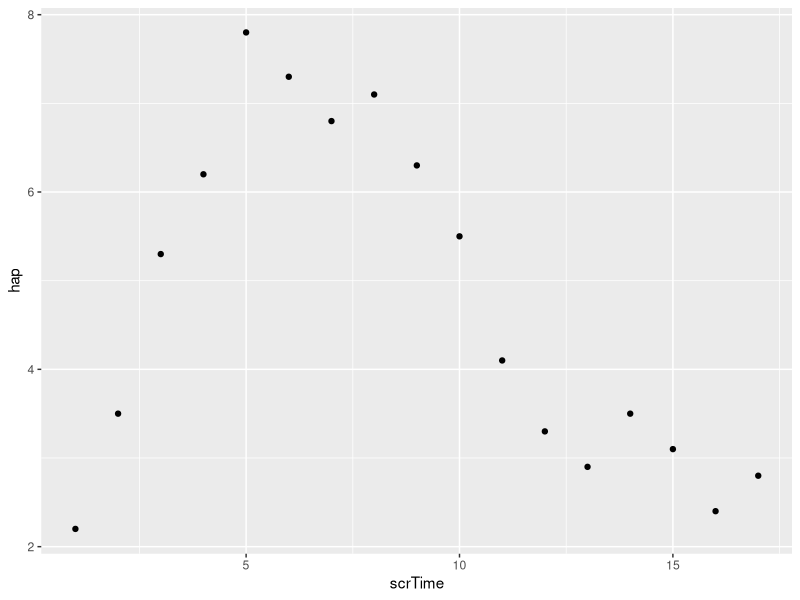
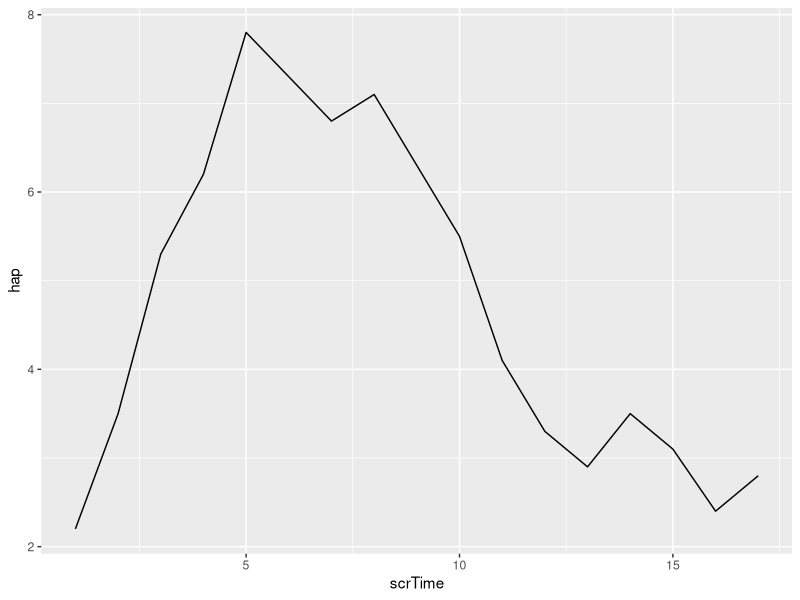
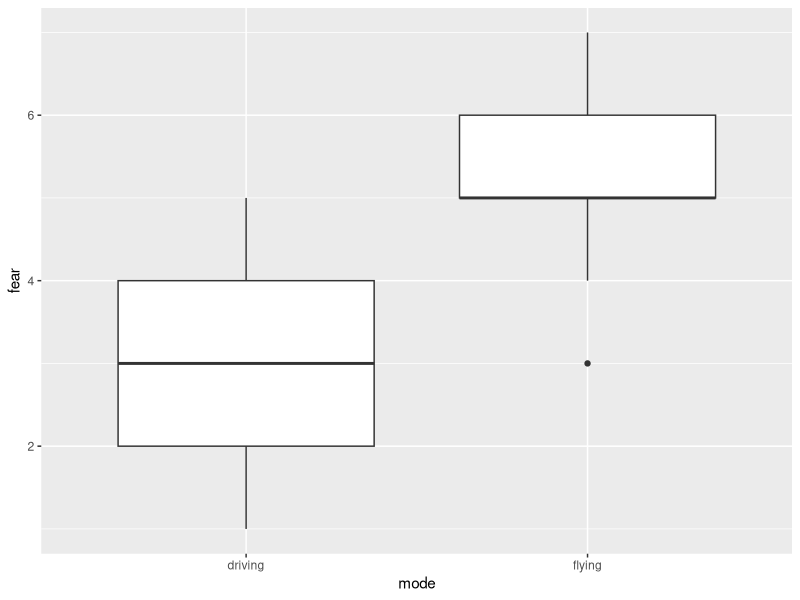
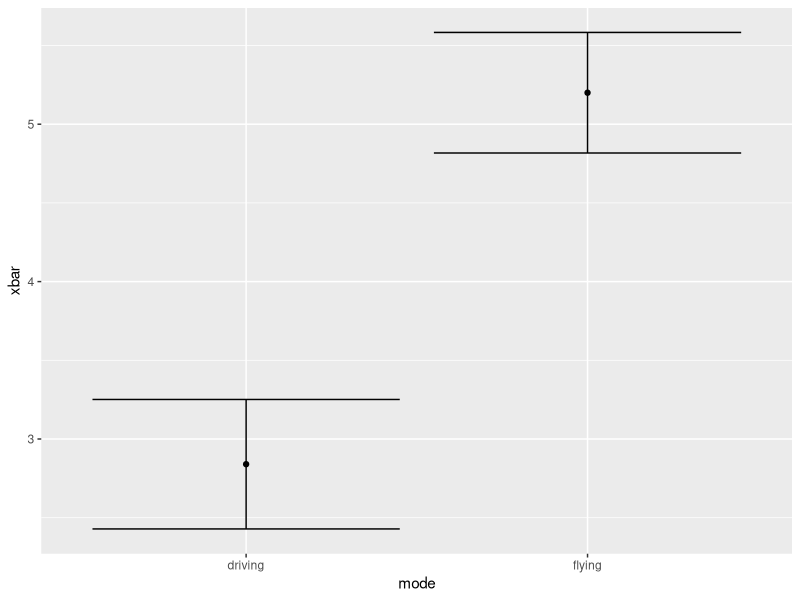
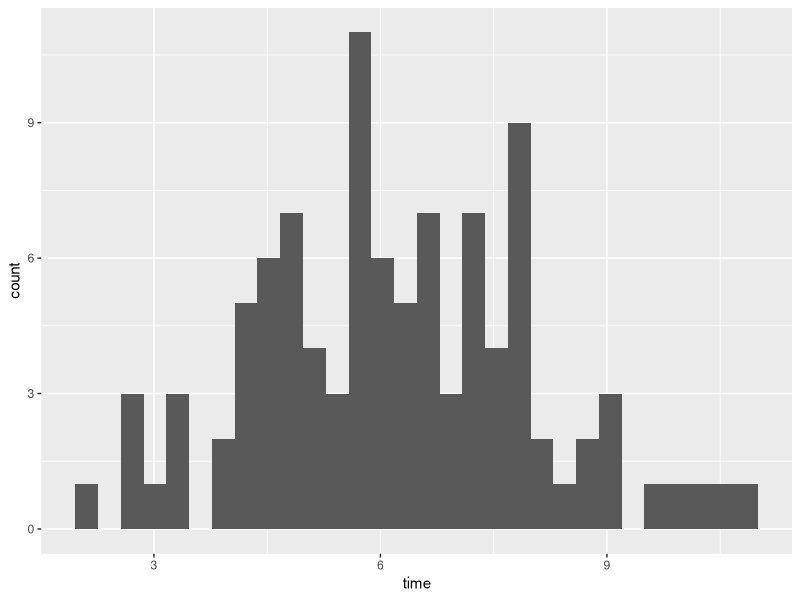
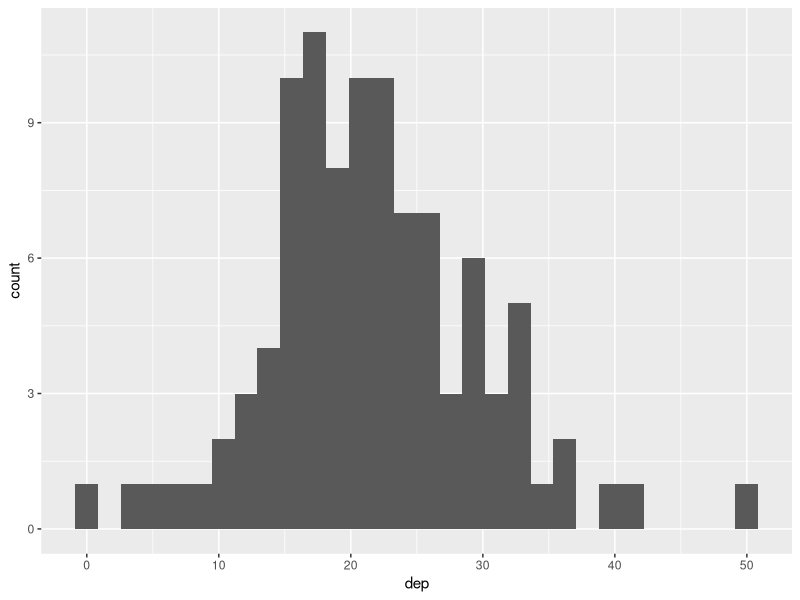
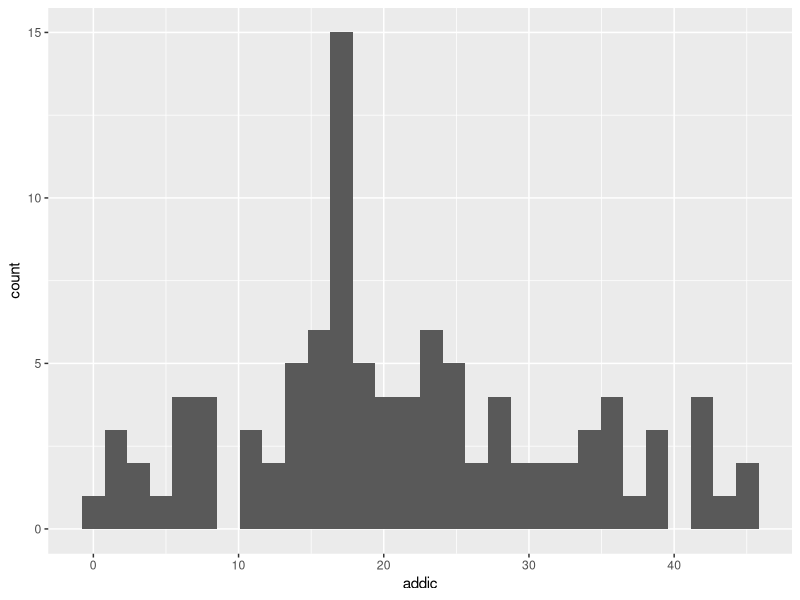
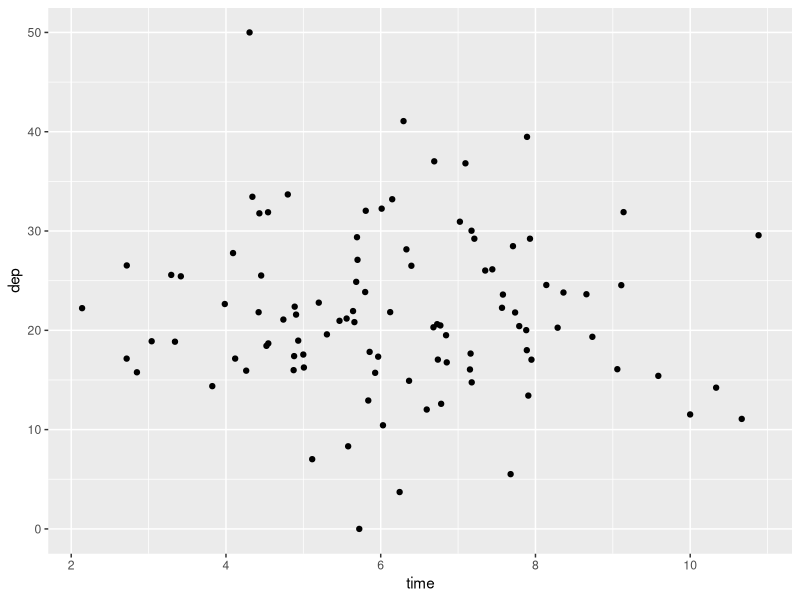

Write R code to recreate these figures, in order.
## ---- chunk 1
knitr::opts_chunk$set(echo = TRUE)
library(tidyverse)

scr <- read_csv("data/ScrTimeAndHappiness.csv")
travel <- read_csv("data/FlyingVsDrivingFearData.csv")
socmed <- read_csv("data/SocMed.csv")
## ---- chunk 2
library(tidyverse)
## ---- chunk 3
mean(scr$hap) 
#Note: when we use $hap, we are extracting that column from the data frame!
## ---- chunk 4
ggplot(scr, aes(x=scrTime,y=hap)) + geom_point()
## ---- chunk 5
ggplot(scr, aes(x=scrTime,y=hap)) + geom_line()
## ---- chunk 6
ggplot(travel, aes(x=mode,y=fear))+geom_boxplot() 
## ---- chunk 7
estimates <- travel %>% 
              group_by(mode) %>% 
              summarize(n = n(), 
                        xbar = mean(fear), 
                        se = sd(fear)/sqrt(n),
                        ci = 2*se)

print(estimates)
## ---- chunk 8
ggplot(estimates, aes(x=mode,y=xbar))+
  geom_point() + 
  geom_errorbar(aes(ymin= xbar - ci, ymax = xbar + ci))
## ---- chunk 9
t.test(fear~mode, 
       data=travel, 
       var.equal=TRUE)
## ---- chunk 10
ggplot(socmed, aes(x=time))+geom_histogram()

ggplot(socmed, aes(x=dep))+geom_histogram()

ggplot(socmed, aes(x=addic))+geom_histogram()


## ---- chunk 11
ggplot(socmed, aes(x = time, y = dep)) + geom_point()
## ---- chunk 12
ggplot(socmed, aes(x = time, y = dep)) + geom_point() + geom_smooth(method="lm")
## ---- chunk 13
model <- lm(dep ~ time, data = socmed)
summary(model)
